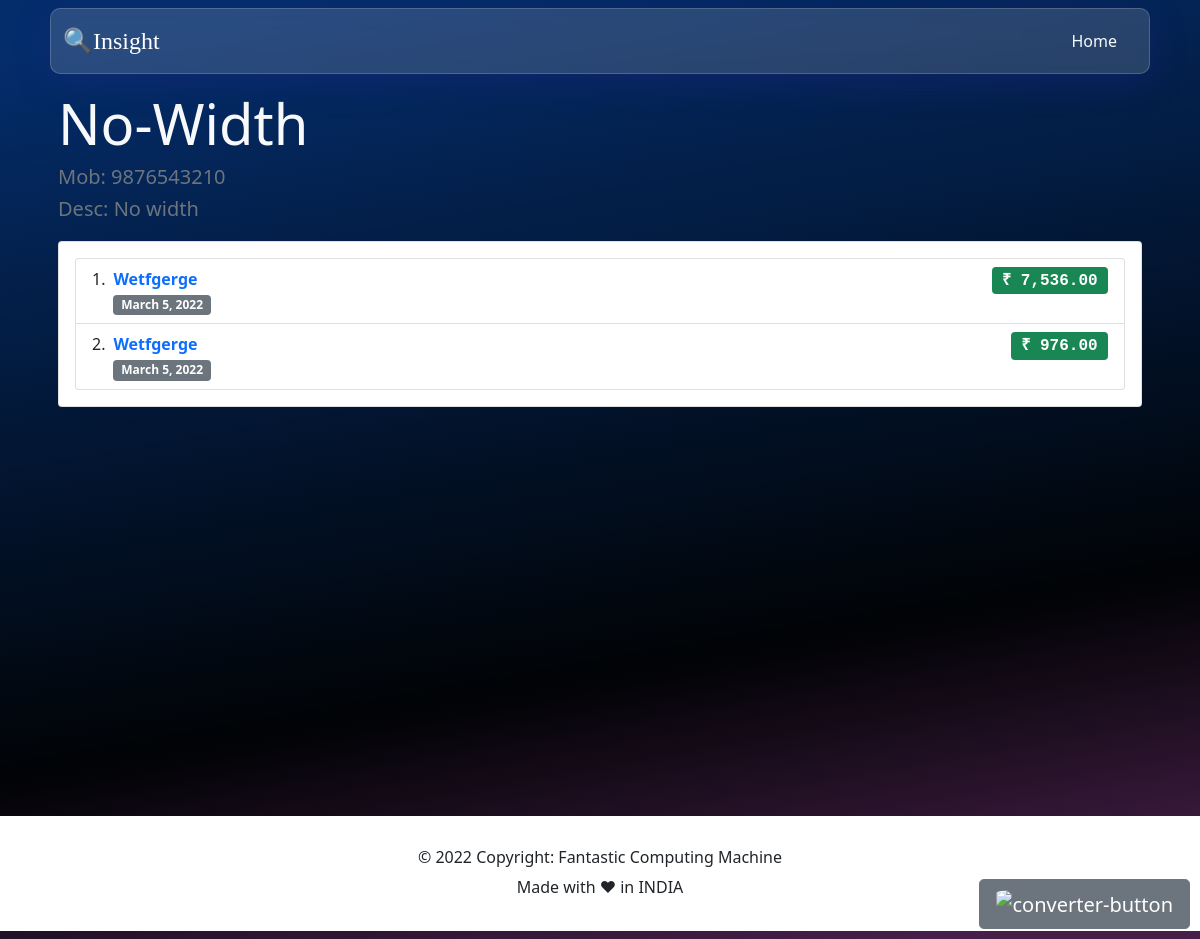
Screenshot of /expense/payee/9/No-width/ (signed in) with the database file from the repository.
### expense/models.py (models this page shows, shortened)
class Payee(models.Model):
    phoneNumberRegex = RegexValidator(regex=r"^\+?1?\d{8,15}$")
    name = models.CharField(max_length=255)
    description = models.TextField(blank=True, null=True)
    created_on = models.DateTimeField(auto_now_add=True)
    updated_on = models.DateTimeField(auto_now=True)
    phoneNumber = models.CharField(blank=True,
                                   validators=[phoneNumberRegex], max_length=11)

class Expense(models.Model):
    project = models.ForeignKey(
        Project, on_delete=models.CASCADE, default=1)
    payee = models.ForeignKey(Payee, on_delete=models.CASCADE)
    amount = models.DecimalField(
        max_digits=10, decimal_places=2, blank=True, null=True)
    created_on = models.DateTimeField(auto_now_add=True)
    updated_on = models.DateTimeField(auto_now=True)
    payment_status = models.CharField(
        max_length=2,
        choices=PAYMENT_STATUS,
        default="N",
    )
    is_deleted = models.BooleanField(default=False)
    deleted_on = models.DateTimeField(blank=True, null=True)

### dimension/models.py (models this page shows, shortened)
class Project(models.Model):
    name = models.CharField(max_length=255, unique=True, default='')
    author = models.ForeignKey(User, on_delete=models.CASCADE)
    description = models.TextField(
        max_length=255, blank=True, null=True, default='')
    created_on = models.DateTimeField(auto_now_add=True)
    updated_on = models.DateTimeField(auto_now=True)
    is_deleted = models.BooleanField(default=False)
    deleted_on = models.DateTimeField(blank=True, null=True)

### expense/views.py (the view)
class PayeeExpensesView(LoginRequiredMixin, ListView):
    login_url = '/user/login/'
    redirect_field_name = 'redirect_to'
    model = Expense
    template_name = 'payee_expense.html'
    def get_context_data(self, **kwargs):
        kwargs['expenses'] = Expense.objects.filter(
            payee__id=self.kwargs['pk'], project__is_deleted=False, is_deleted=False).order_by('-created_on')
        kwargs['payee'] = Payee.objects.filter(
            id=self.kwargs['pk'])[0]
        return super(PayeeExpensesView, self).get_context_data(**kwargs)

### expense/templates/payee_expense.html (shortened to what this page needs)
{% extends 'base.html' %}
{% load static %} {% load humanize %}
{% block header %}
<ul class="nav justify-content-end">
    <li class="nav-item">
        <a href="{% url 'home' %}" class="nav-link active text-light" aria-current="page">Home</a>
    </li>
</ul>
{% endblock %}
{% block body %}
<div class="container px-3">
    <div class="text-light pt-2 display-4">{{payee.name|title}}</div>
    <div class="text-light h5 pt-2 text-muted">Mob: <a class="text-muted"
            href="tel:+{{payee.phoneNumber}}">{{payee.phoneNumber}}</a></div>
    <div class="text-light h5 text-muted">Desc: {{payee.description|capfirst }}</div>
    <div class="row flex-md-row pt-1">
        <div class="col col_height">
            <div class=" card my-2">
                <div class="card-body">
                    <ol class="list-group list-group-numbered">
                        {% for item in expenses %}
                        <li class="list-group-item d-flex justify-content-between align-items-start">
                            <div class="ms-2 me-auto">
                                <a href="{% url 'project_detail' item.project.id item.project.name %}">
                                    <div class="fw-bold">
                                        {{item.project.name | capfirst }}
                                    </div>
                                </a>
                                <span class="badge bg-secondary">
                                    {{item.created_on | date}}</span>
                            </div>
                            {% if item.payment_status == 'P' %}
                            <span class="badge bg-danger fs-6 font-monospace">
                                ₹ {{item.amount | intcomma}}</span>
                            {% else %}
                            <span class="badge bg-success fs-6 font-monospace">
                                ₹ {{item.amount | intcomma}}</span>
                            {% endif %}
                        </li>
                        {% endfor %}
                    </ol>
                </div>
            </div>
        </div>
    </div>
</div>
{% endblock %}

### static/css/styles.css (style rules this page uses)
body { background: rgb(4, 45, 107); background: linear-gradient(170deg, rgba(4, 45, 107, 1) 5%, rgba(1, 3, 5, 1) 68%, rgba(72, 31, 73, 1) 96%); }
a { cursor: pointer !important; text-decoration: none !important; }
.col_height { max-height: 800px; direction: ltr; }

### rows the page displays
Payee: name "No-Width", phoneNumber "9876543210", description "No width"
Expense: project.name "Wetfgerge", created_on "March 5, 2022", amount "7,536.00"
Expense: project.name "Wetfgerge", created_on "March 5, 2022", amount "976.00"
